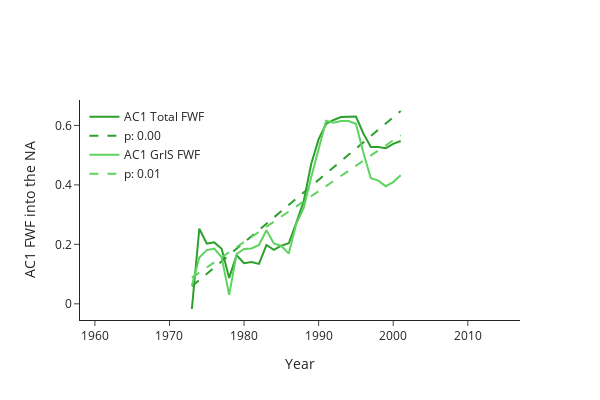

Notebook cell for this chart:
### Code cell
fig = go.Figure()
fig.add_trace(go.Scatter(x=years_1958_2016+window_length//2, y=AC_totalFWF, mode='lines', name='AC1 Total FWF', line=dict(color='#2CA02C')))
fig.add_trace(go.Scatter(x=years_1958_2016+window_length//2, y=slopeAC_FWF * np.arange(len(AC_totalFWF)) + interceptAC_FWF, mode='lines', name=f'p: {pvalAC_FWF:.2f}', line=dict(color='#2CA02C', dash='dash')))

fig.add_trace(go.Scatter(x=years_1958_2016+window_length//2, y=AC_grFWF, mode='lines', name='AC1 GrIS FWF', line=dict(color='#5FD35F')))
fig.add_trace(go.Scatter(x=years_1958_2016+window_length//2, y=slopeAC_grFWF * np.arange(len(AC_grFWF)) + interceptAC_grFWF, mode='lines', name=f'p: {pvalAC_grFWF:.2f}', line=dict(color='#5FD35F', dash='dash')))

fig.update_layout(xaxis_range = [1958, 2017], width=600,height=400, xaxis_title='Year', yaxis_title='AC1 FWF into the NA', legend=dict(x=0.01, y=0.99), template='simple_white')
